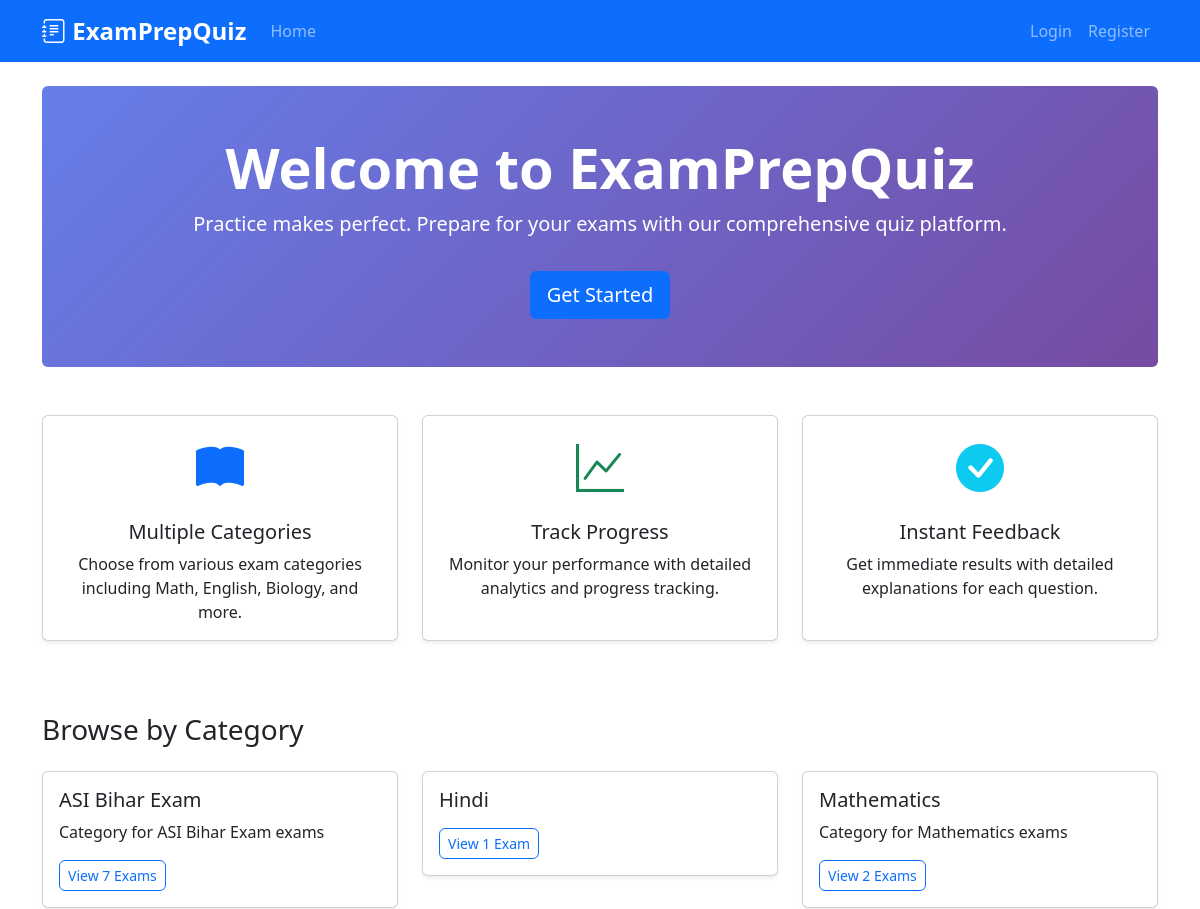
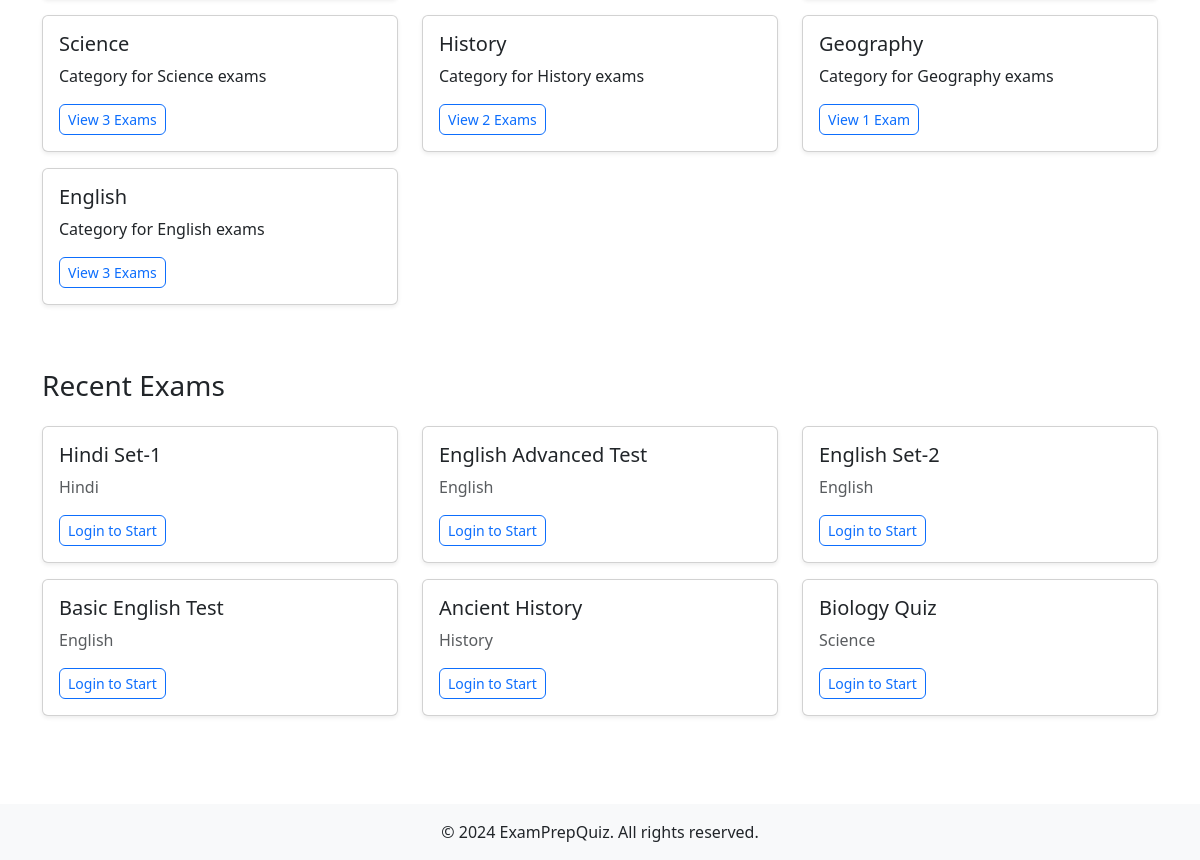
The page / on the database its author committed (2 pictures, top to bottom).
### quiz/models.py (models this page shows, shortened)
class Category(models.Model):
    name = models.CharField(max_length=100, unique=True)
    description = models.TextField(blank=True)
    created_at = models.DateTimeField(auto_now_add=True)
    updated_at = models.DateTimeField(auto_now=True)
    class Meta:
        verbose_name_plural = "Categories"
        ordering = ['name']

class Exam(models.Model):
    category = models.ForeignKey(Category, on_delete=models.CASCADE, related_name='exams')
    name = models.CharField(max_length=200)
    description = models.TextField(blank=True)
    duration_minutes = models.PositiveIntegerField(default=60, help_text="Duration in minutes")
    total_questions = models.PositiveIntegerField(default=10)
    passing_score = models.PositiveIntegerField(default=60, help_text="Passing percentage")
    is_active = models.BooleanField(default=True)
    created_at = models.DateTimeField(auto_now_add=True)
    updated_at = models.DateTimeField(auto_now=True)
    class Meta:
        ordering = ['category', 'name']
        unique_together = ['category', 'name']

### quiz/views.py (the view)
# urls.py: path('', views.home, name='home'),
def home(request):
    categories = Category.objects.annotate(exam_count=Count('exams')).filter(exam_count__gt=0)
    recent_exams = Exam.objects.filter(is_active=True).order_by('-created_at')[:6]
    return render(request, 'quiz/home.html', {
        'categories': categories,
        'recent_exams': recent_exams
    })

### templates/quiz/home.html (shortened to what this page needs)
{% extends 'base.html' %}
{% block content %}
<div class="hero-section text-center py-5 mb-5 bg-light rounded">
    <h1 class="display-4 fw-bold">Welcome to ExamPrepQuiz</h1>
    <p class="lead">Practice makes perfect. Prepare for your exams with our comprehensive quiz platform.</p>
    {% if not user.is_authenticated %}
    <a href="{% url 'register' %}" class="btn btn-primary btn-lg mt-3">Get Started</a>
    {% else %}
    <a href="{% url 'exam_list' %}" class="btn btn-primary btn-lg mt-3">Browse Exams</a>
    {% endif %}
</div>
<div class="row mb-5">
    <div class="col-md-4 mb-4">
        <div class="card h-100">
            <div class="card-body text-center">
                <i class="bi bi-book-fill text-primary" style="font-size: 3rem;"></i>
                <h5 class="card-title mt-3">Multiple Categories</h5>
                <p class="card-text">Choose from various exam categories including Math, English, Biology, and more.</p>
            </div>
        </div>
    </div>
    <div class="col-md-4 mb-4">
        <div class="card h-100">
            <div class="card-body text-center">
                <i class="bi bi-graph-up text-success" style="font-size: 3rem;"></i>
                <h5 class="card-title mt-3">Track Progress</h5>
                <p class="card-text">Monitor your performance with detailed analytics and progress tracking.</p>
            </div>
        </div>
    </div>
    <div class="col-md-4 mb-4">
        <div class="card h-100">
            <div class="card-body text-center">
                <i class="bi bi-check-circle-fill text-info" style="font-size: 3rem;"></i>
                <h5 class="card-title mt-3">Instant Feedback</h5>
                <p class="card-text">Get immediate results with detailed explanations for each question.</p>
            </div>
        </div>
    </div>
</div>
{% if categories %}
<h3 class="mb-4">Browse by Category</h3>
<div class="row">
    {% for category in categories %}
    <div class="col-md-4 mb-3">
        <div class="card">
            <div class="card-body">
                <h5 class="card-title">{{ category.name }}</h5>
                <p class="card-text">{{ category.description|truncatewords:20 }}</p>
                <a href="{% url 'exam_list' %}?category={{ category.id }}" class="btn btn-sm btn-outline-primary">
                    View {{ category.exam_count }} Exam{{ category.exam_count|pluralize }}
                </a>
            </div>
        </div>
    </div>
    {% endfor %}
</div>
{% endif %}
{% if recent_exams %}
<h3 class="mb-4 mt-5">Recent Exams</h3>
<div class="row">
    {% for exam in recent_exams %}
    <div class="col-md-4 mb-3">
        <div class="card">
            <div class="card-body">
                <h5 class="card-title">{{ exam.name }}</h5>
                <p class="card-text text-muted">{{ exam.category.name }}</p>
                {% if user.is_authenticated %}
                <a href="{% url 'quiz_start' exam.id %}" class="btn btn-sm btn-primary">Start Quiz</a>
                {% else %}
                <a href="{% url 'login' %}" class="btn btn-sm btn-outline-primary">Login to Start</a>
                {% endif %}
            </div>
        </div>
    </div>
    {% endfor %}
</div>
{% endif %}
{% endblock %}

### templates/base.html (shortened to what this page needs)
<!DOCTYPE html>
<html lang="en">
<head>
    <link href="https://cdn.jsdelivr.net/npm/bootstrap@5.3.0/dist/css/bootstrap.min.css" rel="stylesheet">
    <link rel="stylesheet" href="https://cdn.jsdelivr.net/npm/bootstrap-icons@1.10.0/font/bootstrap-icons.css">
    {% load static %}
    <link rel="stylesheet" href="{% static 'css/style.css' %}">
</head>
<body>
    <nav class="navbar navbar-expand-lg navbar-dark bg-primary">
        <div class="container">
            <a class="navbar-brand" href="{% url 'home' %}">
                <i class="bi bi-journal-text"></i> ExamPrepQuiz
            </a>
            <div class="collapse navbar-collapse" id="navbarNav">
                <ul class="navbar-nav me-auto">
                    <li class="nav-item">
                        <a class="nav-link" href="{% url 'home' %}">Home</a>
                    </li>
                </ul>
                <ul class="navbar-nav">
                    {% if user.is_authenticated %}
                    <li class="nav-item dropdown">
                        <a class="nav-link dropdown-toggle" href="#" id="navbarDropdown" role="button" data-bs-toggle="dropdown">
                            <i class="bi bi-person-circle"></i> {{ user.username }}
                        </a>
                        <ul class="dropdown-menu">
                            <li><a class="dropdown-item" href="{% url 'profile' %}">Profile</a></li>
                            <li><hr class="dropdown-divider"></li>
                            <li><a class="dropdown-item" href="{% url 'logout' %}">Logout</a></li>
                        </ul>
                    </li>
                    {% else %}
                    <li class="nav-item">
                        <a class="nav-link" href="{% url 'login' %}">Login</a>
                    </li>
                    <li class="nav-item">
                        <a class="nav-link" href="{% url 'register' %}">Register</a>
                    </li>
                    {% endif %}
                </ul>
            </div>
        </div>
    </nav>
    <main class="container my-4">
        {% block content %}{% endblock %}
    </main>
    <footer class="bg-light text-center py-3 mt-5">
        <div class="container">
            <p class="mb-0">&copy; 2024 ExamPrepQuiz. All rights reserved.</p>
        </div>
    </footer>
</body>
</html>

### static/css/style.css (style rules this page uses)
body { min-height: 100vh; display: flex; flex-direction: column; }
main { flex: 1; }
.navbar-brand { font-weight: bold; font-size: 1.5rem; }
.card { box-shadow: 0 0.125rem 0.25rem rgba(0, 0, 0, 0.075); transition: box-shadow 0.15s ease-in-out; }
.hero-section { background: linear-gradient(135deg, #667eea 0%, #764ba2 100%); color: white; border-radius: 0.5rem; }
.hero-section h1, .hero-section p { color: white; }
.btn { border-radius: 0.375rem; }

### rows shown on the page
Category: name "ASI Bihar Exam", description "Category for ASI Bihar Exam exams", exam_count "7"
Category: name "Hindi", exam_count "1"
Category: name "Mathematics", description "Category for Mathematics exams", exam_count "2"
Category: name "Science", description "Category for Science exams", exam_count "3"
Category: name "History", description "Category for History exams", exam_count "2"
Category: name "Geography", description "Category for Geography exams", exam_count "1"
Category: name "English", description "Category for English exams", exam_count "3"
Exam: name "Hindi Set-1", category.name "Hindi"
Exam: name "English Advanced Test", category.name "English"
Exam: name "English Set-2", category.name "English"
Exam: name "Basic English Test", category.name "English"
Exam: name "Ancient History", category.name "History"
Exam: name "Biology Quiz", category.name "Science"
